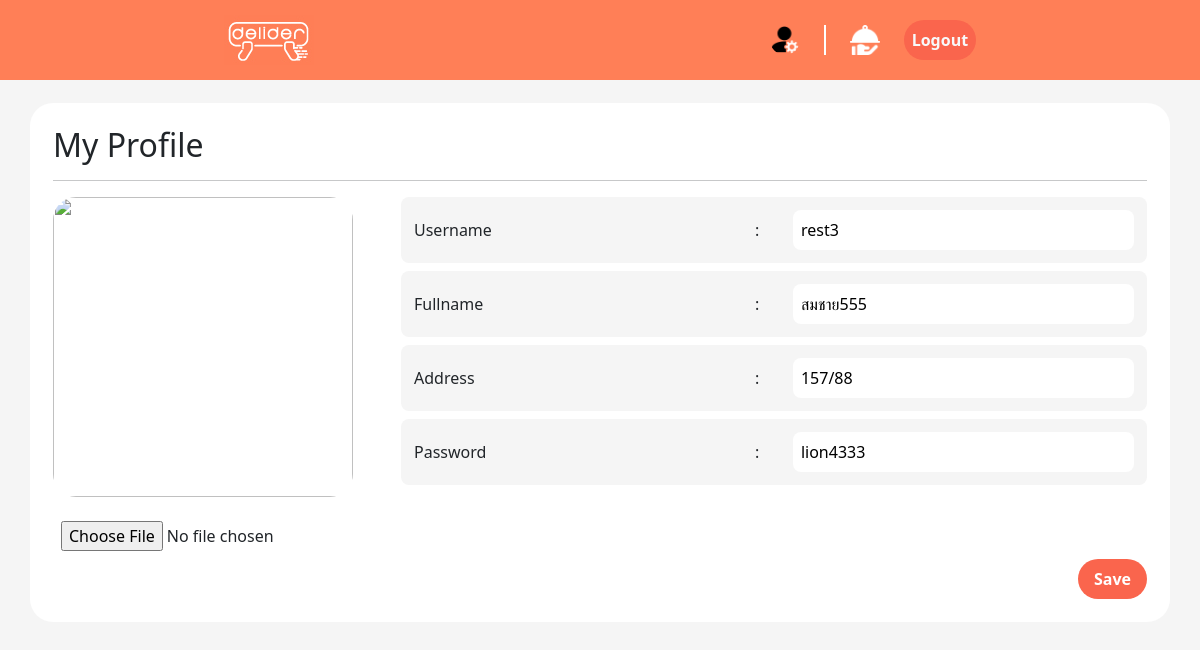
The app's page /profile.php (signed in) with its own data.
### tables this page shows
CREATE TABLE `manager` (
  `id` int(11) NOT NULL,
  `username` text NOT NULL,
  `password` text NOT NULL,
  `fullname` text NOT NULL,
  `profile` varchar(100) NOT NULL DEFAULT '''555''',
  `address` text NOT NULL,
  `allow` tinyint(1) NOT NULL DEFAULT 0
);

### db/connect.php (called while the page is built)
<?php
function db($qr) {
    $server = "localhost";
    $username = "root";
    $password = "";
    $database = "esan6";
    $conn = new mysqli($server,$username,$password,$database);
    return $conn->query($qr);
}
?>

### profile.php (the view, shortened to what this page needs)
<!DOCTYPE html>
<html lang="en">
<head>
    <link rel="stylesheet" href="css/profile.css">
</head>
<body>
    <?php include('component/header.php'); ?>
<?php $profile = db('SELECT * FROM '.$_SESSION['role'].' WHERE id='.$_SESSION['id'].';')->fetch_assoc(); ?>
<form method="post" class="profile-container">
        <h2>My Profile</h2>
        <hr>
        <div class="profile gap-5">
            <div class="profile-img gap-3">
                <img id="profile" src="image/icon/<?php echo $profile['profile'] ?>.png">
                <input type="file" onchange="getfile()" >
            </div>
            <div class="profile-detail">
                <div class="detail">
                    <p>Username</p>
                    <p>:</p>
                    <p>
                        <input name="username" type="text" value="<?php echo $profile['username'] ?>">
                    </p>
                </div>
                <div class="detail">
                    <p>Fullname</p>
                    <p>:</p>
                    <p>
                        <input name="fullname" type="text" value="<?php echo $profile['fullname'] ?>">
                    </p>
                </div>
                <div class="detail">
                    <p>Address</p>
                    <p>:</p>
                    <p>
                        <input name="address" type="text" value="<?php echo $profile['address'] ?>">
                    </p>
                </div>
                <div class="detail">
                    <p>Password</p>
                    <p>:</p>
                    <p>
                        <input name="password" type="text" value="<?php echo $profile['password'] ?>">
                    </p>
                </div>
            </div>
        </div>
        <div class="d-flex justify-content-end">
            <button type="submit" class="rounded-pill px-3">Save</button>
        </div>
</form>
</body>
</html>

### css/profile.css (style rules this page uses)
body { background-color: #f5f5f5 !important; }
.profile-container { background-color: white; padding: 23px; border-radius: 23px; max-width: 50%; width: 100%; margin: 23px auto; }
.profile { display: flex; flex-direction: row; }
.profile-img { display: flex; flex-direction: column; }
.profile-img>img { width: 300px; height: 300px; object-fit: cover; border-radius: 23px; }
button { padding: 8px; border: none; color: white; font-weight: bold; background-color: #fa654d; transition: 0.1s; }
.profile-detail { display: flex; flex-direction: column; row-gap: 8px; width: 100%; }
.detail { width: 100%; display: grid; grid-template-columns: 4.5fr 0.5fr 4.5fr; padding: 13px; background-color: #f5f5f5; align-items: center; border-radius: 8px; }
.detail>p { margin: 0; }
input { border: none; outline: none; padding: 8px; border-radius: 8px; transition: 0.1s; width: 100%; }
@media screen and (max-width: 1415px) { .profile-container { max-width: 80%; } }
@media screen and (max-width: 1415px) { .profile-container { max-width: 95%; } }

### records on screen
manager: username "rest3", fullname "สมชาย555", address "157/88", password "lion4333"
